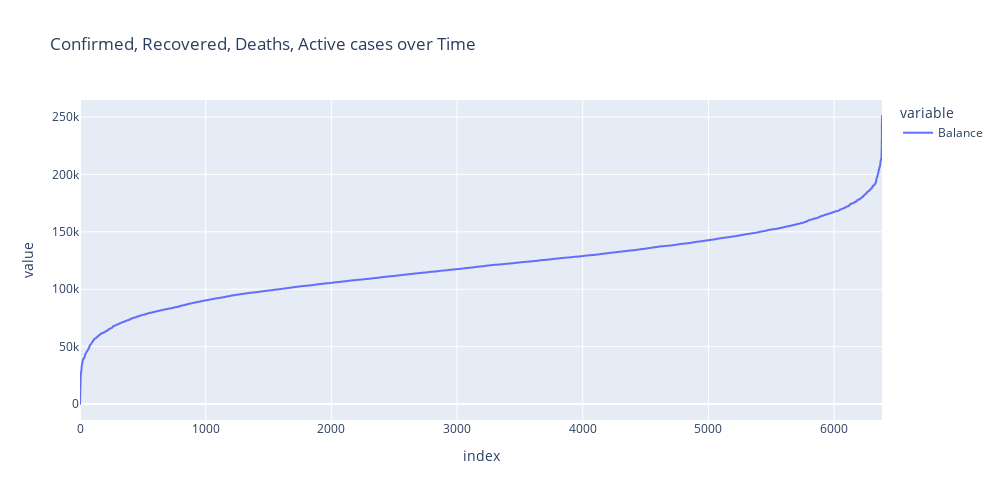

The notebook cell saved with this chart:
### Code cell
line_data = churn_data.groupby('Balance', as_index=False).sum()
fig = px.line(
    data_frame=line_data, #DataFrame
    #x='Date', #ось абсцисс
    y=['Balance'], #ось ординат
    height=500, #высота
    width=1000, #ширина
    title='Confirmed, Recovered, Deaths, Active cases over Time' #заголовок
)
fig.show()

### Figure 1 — Plotly figure (JSON) as saved in the notebook; plotly's stock layout.template omitted (floating-point values rounded to 4 significant figures; data arrays with more than 128 entries replaced by an {"elided": "..."} marker saying what was removed)
{"data": [{"hovertemplate": "variable=Balance<br>index=%{x}<br>value=%{y}<extra></extra>", "legendgroup": "Balance", "line": {"color": "#636efa", "dash": "solid"}, "marker": {"symbol": "circle"}, "mode": "lines", "name": "Balance", "showlegend": true, "type": "scattergl", "x": {"elided": "6382 int values"}, "xaxis": "x", "y": {"elided": "6382 float values"}, "yaxis": "y"}], "layout": {"height": 500, "legend": {"title": {"text": "variable"}, "tracegroupgap": 0}, "title": {"text": "Confirmed, Recovered, Deaths, Active cases over Time"}, "width": 1000, "xaxis": {"anchor": "y", "domain": [0, 1], "title": {"text": "index"}}, "yaxis": {"anchor": "x", "domain": [0, 1], "title": {"text": "value"}}}}
